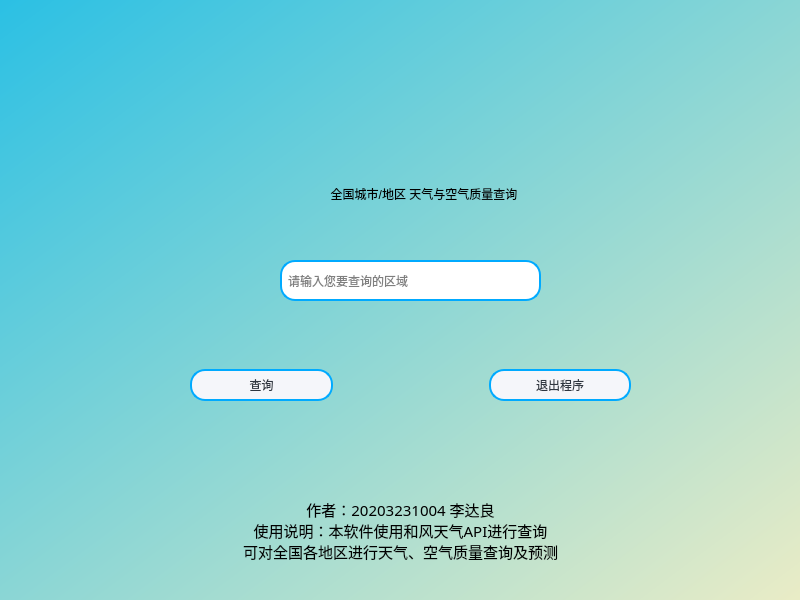
<?xml version="1.0" encoding="UTF-8"?>
<ui version="4.0">
 <class>CityCheck</class>
 <widget class="QMainWindow" name="CityCheck">
  <property name="geometry">
   <rect>
    <x>0</x>
    <y>0</y>
    <width>800</width>
    <height>600</height>
   </rect>
  </property>
  <property name="sizePolicy">
   <sizepolicy hsizetype="Preferred" vsizetype="Fixed">
    <horstretch>0</horstretch>
    <verstretch>0</verstretch>
   </sizepolicy>
  </property>
  <property name="minimumSize">
   <size>
    <width>800</width>
    <height>600</height>
   </size>
  </property>
  <property name="maximumSize">
   <size>
    <width>800</width>
    <height>600</height>
   </size>
  </property>
  <property name="windowTitle">
   <string>CityCheck</string>
  </property>
  <property name="autoFillBackground">
   <bool>false</bool>
  </property>
  <property name="styleSheet">
   <string notr="true">
background-color: qlineargradient(spread:pad, x1:0, y1:0, x2:1, y2:1, stop:0 rgba(43, 192, 228, 255), stop:1 rgba(234, 236, 198, 255));</string>
  </property>
  <widget class="QWidget" name="centralwidget">
   <widget class="QWidget" name="widget" native="true">
    <property name="geometry">
     <rect>
      <x>90</x>
      <y>70</y>
      <width>651</width>
      <height>411</height>
     </rect>
    </property>
    <property name="sizePolicy">
     <sizepolicy hsizetype="Preferred" vsizetype="Fixed">
      <horstretch>0</horstretch>
      <verstretch>0</verstretch>
     </sizepolicy>
    </property>
    <property name="styleSheet">
     <string notr="true">background-color: rgb(255, 132, 139, 0);</string>
    </property>
    <widget class="QLabel" name="CityLabel">
     <property name="geometry">
      <rect>
       <x>110</x>
       <y>110</y>
       <width>448</width>
       <height>27</height>
      </rect>
     </property>
     <property name="styleSheet">
      <string notr="true">font: 20pt &quot;黑体&quot;;</string>
     </property>
     <property name="text">
      <string>全国城市/地区 天气与空气质量查询</string>
     </property>
     <property name="alignment">
      <set>Qt::AlignCenter</set>
     </property>
    </widget>
    <widget class="QWidget" name="widget_2" native="true">
     <property name="geometry">
      <rect>
       <x>100</x>
       <y>290</y>
       <width>441</width>
       <height>51</height>
      </rect>
     </property>
     <property name="sizePolicy">
      <sizepolicy hsizetype="Preferred" vsizetype="Fixed">
       <horstretch>0</horstretch>
       <verstretch>0</verstretch>
      </sizepolicy>
     </property>
     <layout class="QHBoxLayout" name="horizontalLayout">
      <item>
       <widget class="QPushButton" name="CityBtn">
        <property name="styleSheet">
         <string notr="true">/**正常情况下样式**/
QPushButton{
	font: 10pt &quot;微软雅黑&quot;;
    color: #2f3640;
    background-color: #f5f6fa;
    border-color: rgb(0, 170, 255);
    border-radius: 15px;
    border-style: solid;
    border-width: 2px;
    padding: 5px;
}

/**鼠标停留在按钮上的样式**/
QPushButton::hover{	
    color: #FFFFFF;
    background-color:rgb(0, 170, 255);
    border-color:rgb(0, 170, 255);
}

/**鼠标按压下去的样式**/
QPushButton::pressed,QPushButton::checked{
    color: #FFFFFF;
    background-color: qlineargradient(spread:pad, x1:0, y1:0, x2:0, y2:1, stop:0 #273c75, stop:1 #487eb0);
}

/**按钮失能情况下样式**/
QPushButton::disabled{
    color: #FFFFFF;
    background-color: #dcdde1;
    border-color: #dcdde1;
}</string>
        </property>
        <property name="text">
         <string>查询</string>
        </property>
       </widget>
      </item>
      <item>
       <spacer name="horizontalSpacer">
        <property name="orientation">
         <enum>Qt::Horizontal</enum>
        </property>
        <property name="sizeType">
         <enum>QSizePolicy::Fixed</enum>
        </property>
        <property name="sizeHint" stdset="0">
         <size>
          <width>150</width>
          <height>30</height>
         </size>
        </property>
       </spacer>
      </item>
      <item>
       <widget class="QPushButton" name="close">
        <property name="styleSheet">
         <string notr="true">/**正常情况下样式**/
QPushButton{
	font: 10pt &quot;微软雅黑&quot;;
    color: #2f3640;
    background-color: #f5f6fa;
    border-color: rgb(0, 170, 255);
    border-radius: 15px;
    border-style: solid;
    border-width: 2px;
    padding: 5px;
}

/**鼠标停留在按钮上的样式**/
QPushButton::hover{	
    color: #FFFFFF;
    background-color:rgb(0, 170, 255);
    border-color:rgb(0, 170, 255);
}

/**鼠标按压下去的样式**/
QPushButton::pressed,QPushButton::checked{
    color: #FFFFFF;
    background-color: qlineargradient(spread:pad, x1:0, y1:0, x2:0, y2:1, stop:0 #273c75, stop:1 #487eb0);
}

/**按钮失能情况下样式**/
QPushButton::disabled{
    color: #FFFFFF;
    background-color: #dcdde1;
    border-color: #dcdde1;
}</string>
        </property>
        <property name="text">
         <string>退出程序</string>
        </property>
       </widget>
      </item>
     </layout>
    </widget>
    <widget class="QLineEdit" name="City">
     <property name="geometry">
      <rect>
       <x>190</x>
       <y>190</y>
       <width>261</width>
       <height>41</height>
      </rect>
     </property>
     <property name="sizePolicy">
      <sizepolicy hsizetype="Fixed" vsizetype="Fixed">
       <horstretch>0</horstretch>
       <verstretch>0</verstretch>
      </sizepolicy>
     </property>
     <property name="styleSheet">
      <string notr="true">padding:2px 4px;
background-color:  rgb(255,255,255);
    border-color: rgb(0, 170, 255);
    border-radius: 15px;
    border-style: solid;
    border-width: 2px;</string>
     </property>
     <property name="placeholderText">
      <string>请输入您要查询的区域</string>
     </property>
    </widget>
   </widget>
   <widget class="QLabel" name="label">
    <property name="geometry">
     <rect>
      <x>180</x>
      <y>480</y>
      <width>441</width>
      <height>101</height>
     </rect>
    </property>
    <property name="font">
     <font>
      <family>黑体</family>
      <pointsize>11</pointsize>
     </font>
    </property>
    <property name="styleSheet">
     <string notr="true">background-color: rgb(255, 132, 139, 0);</string>
    </property>
    <property name="text">
     <string>作者：20203231004 李达良
使用说明：本软件使用和风天气API进行查询
可对全国各地区进行天气、空气质量查询及预测</string>
    </property>
    <property name="alignment">
     <set>Qt::AlignCenter</set>
    </property>
    <property name="wordWrap">
     <bool>true</bool>
    </property>
   </widget>
  </widget>
 </widget>
 <resources/>
 <connections/>
</ui>
